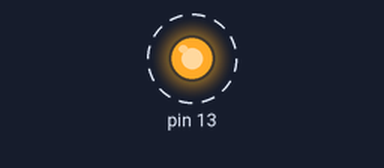
The sketch below on a simulated Arduino Uno, built with avr-gcc and run on an emulated ATmega328P. Shown: output pins drawn as LEDs (lit = HIGH). Dashed ring = blinking.

Above: at 0.12 s.
Timing chart, 0 to 3.0 s (numbered marks = the images above):
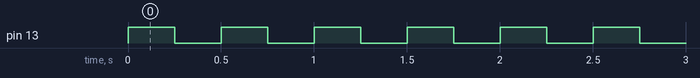

Measured:
- by itself, pin 13: alternates HIGH for 0.25 s and LOW for 0.25 s

The sketch:

bir.ino
```cpp
void setup()
{
  pinMode(13,OUTPUT);

}

void loop()
{

digitalWrite(13,1);
  delay(250);
  digitalWrite(13,0);
  delay(250);
}


/*

void setup() {
 // setup() fonksiyonu sadece bir kez çalışır.
 // setup() function runs only once.
 pinMode(ledPin, OUTPUT); // LED pinini çıkış (OUTPUT) olarak ayarla / set pin as OUTPUT
}
void loop() {
 // loop() fonksiyonu sürekli tekrar eder.
 // loop() function repeats forever.
  digitalWrite(ledPin, HIGH); // LED’i yak / turn LED ON
 delay(1000); // 1 saniye bekle / wait 1 second (1000 ms)
 digitalWrite(ledPin, LOW); // LED’i söndür / turn LED OFF
 delay(1000); // 1 saniye bekle / wait 1 second
}
*/
```
